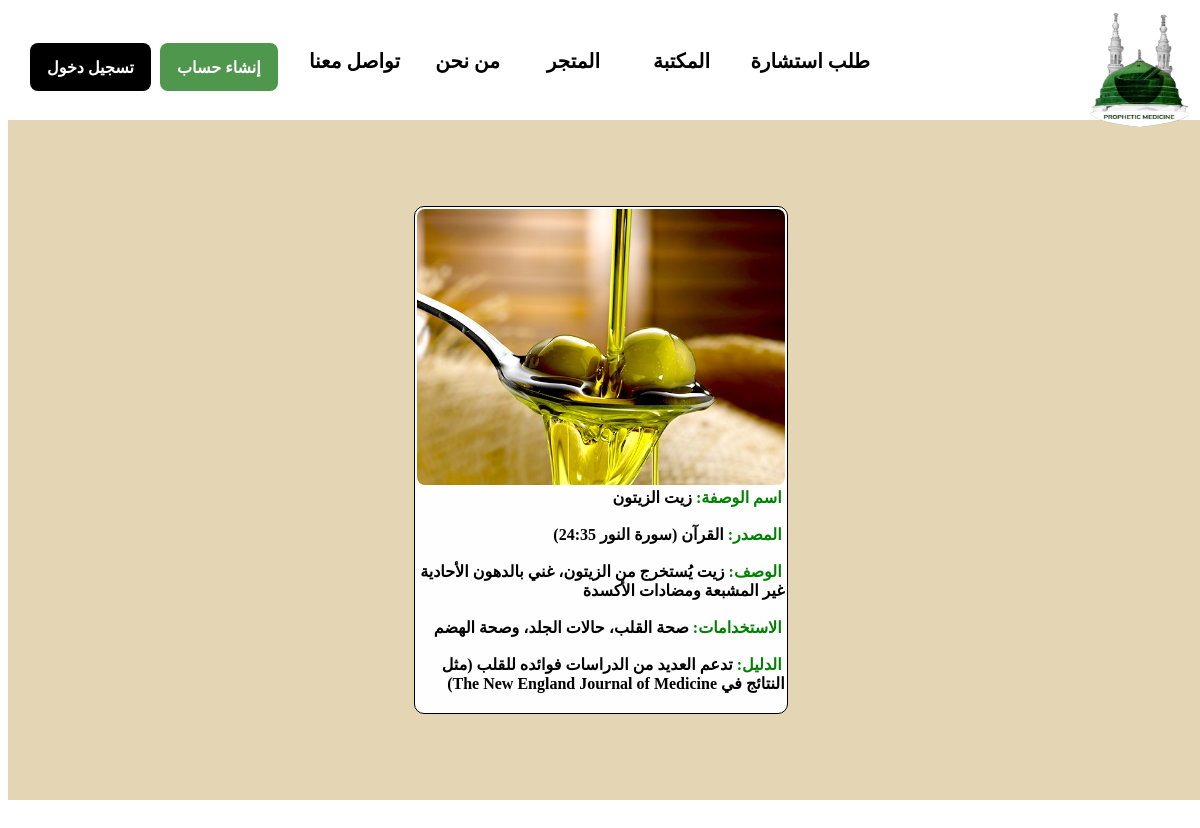
The page /pages/Medicine_Description.php?id=3 on the database its author committed.
### tables this page shows
CREATE TABLE `medicine` (
  `ID` int(11) NOT NULL,
  `TreatmentName` varchar(200) NOT NULL,
  `Source` varchar(100) NOT NULL,
  `Description` varchar(300) NOT NULL,
  `Uses` varchar(200) NOT NULL,
  `Evidence` varchar(300) NOT NULL,
  `Path` varchar(200) NOT NULL
);

### pages/Medicine_Description.php (the view, shortened to what this page needs)
<html dir="rtl">
  <head>
    <link rel="stylesheet" href="../css/style.css">
  </head>
  <body>
    <div class="homePage">
      <div class="nav">
        <div>
          <a href="Index.php" target="_self"><img class="logo" src="../imgs/logo.png" alt="Something Wrong!"/></a>
        </div>
        <div class="Medicine"><a href="Medicine.php">المكتبة</a></div>
        <div class="Shop"><a href="Shop.php">المتجر</a></div>
        <div class="About_Us"><a href="About_Us.php">من نحن</a></div>
        <div class="Contact_Us"><a href="Contact_Us.php">تواصل معنا</a></div>
        <?php
            if(!empty($_SESSION['Type'])){
		    ?>
              <div class="Consultation"><a href="Consultation.php">طلب استشارة</a></div>
					    <div class="logout">
            		<div class="sub_logout"><a class="link" href="logout.php">تسجيل خروج</a></div>
          		</div>
		    <?php
				    }
				    else{
		    ?>
              <div class="consultation"><a href="Create_Account.php">طلب استشارة</a></div>
              <div class="login">
                <div class="sub_login"><a class="link" href="Sign_in.php">تسجيل دخول</a></div>
              </div>
              <div class="create_account">
                <div class="sub_create_account"><a class="link" href="Create_Account.php">إنشاء حساب</a></div>
              </div>
		    <?php
					  }
		    ?>
      </div>
      <br><br><br><br>
    <section class="main">
      <div class="content">
        <?php
        	$id=$_GET['id'];
          $DB_Conn=mysqli_connect("localhost","root","","prophetic") or die(mysqli_error($DB_Conn));
          $Check_Medicine=mysqli_query($DB_Conn,"select * from medicine where ID=$id") or die(mysqli_error($DB_Conn));
          while($Result=mysqli_fetch_array($Check_Medicine))
          {
        ?>
            <div class="Medicine-Card">
              <div class="Medicine-Image">
        <?php
                echo"<img src='".$Result['Path']."'alt='No Image'>";
        ?>
              </div>
              <strong class="Medicine-Details">
        <?php
                echo "<span>".'اسم الوصفة:'."</span>".$Result['TreatmentName']."</br>"."</br>";
                echo "<span>".'المصدر:'."</span>".$Result['Source']."</br>"."</br>";
                echo "<span>".'الوصف:'."</span>".$Result['Description']."</br>"."</br>";
                echo "<span>".'الاستخدامات:'."</span>".$Result['Uses']."</br>"."</br>";
                echo "<span>".'الدليل:'."</span>".$Result['Evidence']."</br>"."</br>";
        ?>
              </strong>
            </div>
        <?php
          }
        ?>
      </div>
    </section>
  </body>
</html>

### css/style.css (style rules this page uses)
.homePage { width: 100%; height: 100%; position: absolute; background: rgb(255, 255, 255); }
.logo { width: 120px; height: 170px; right: 100px; top: -35px; }
.Nav { width: 100%; height: 112px; top:-30px; position: absolute; }
.Consultation { right: 330px; }
.Medicine { right: 490px; }
.Shop { right: 600px; }
.About_Us { right: 700px; }
.Contact_Us { right: 800px; }
.Consultation, .Medicine, .Shop, .About_Us, .Contact_Us { top: 70px; position: absolute; text-align: center; color: black; font-size: 20px; font-weight: 400; line-height: 26px; word-wrap: break-word; font-weight: bold; }
a { text-decoration: none; color: #000000; }
.link { text-decoration: none; color: #ffffff; }
.login { padding: 13.50px 17px 13.50px 17px; left: 30px; top: 65px; position: absolute; background: black; border-radius: 8px; overflow: hidden; justify-content: center; align-items: center; display: inline-flex; }
.sub_login { text-align: center; color: rgb(255, 255, 255); font-size: 16px; font-family: Inter; font-weight: 600; line-height: 20.80px; word-wrap: break-word; }
.Create_Account { padding: 13.50px 17px 13.50px 17px; left: 160px; top: 65px; position: absolute; background: #4f974d; border-radius: 8px; overflow: hidden; justify-content: center; align-items: center; display: inline-flex; }
.sub_create_account { text-align: center; color: white; font-size: 16px; font-family: Inter; font-weight: 600; line-height: 20.80px; word-wrap: break-word; }
.main { width: 99.9%; min-height: 85vh; display: flex; align-items: center; justify-content: center; background-color:#E4D5B5; margin-top: 40px; }
.content { display: flex; justify-content: center; flex-direction: row; flex-wrap: wrap; }
.Medicine-Card { background-color:rgb(254, 254, 254); border: 1px solid; height: auto; width: 23em; overflow: hidden; border-radius: 10px; margin: 20px; transition: 0.7s ease; padding: 2px; }
.Medicine-Image img { width: 100%; height: auto; border-radius: 8px; margin-bottom: 3px; }
.Medicine-Details { margin: 10px 0 10px; text-align: justify; text-justify: inter-word; }
.Medicine-Details span { text-align: justify; font-weight: bold; padding-right: 3px; color: green; }

### rows shown on the page
medicine: Path (picture), TreatmentName "زيت الزيتون", Description "زيت يُستخرج من الزيتون، غني بالدهون الأحادية غير المشبعة ومضادات الأكسدة", Uses "صحة القلب، حالات الجلد، وصحة الهضم", Evidence "تدعم العديد من الدراسات فوائده للقلب (مثل النتائج في The New England Journal of Medicine)"
